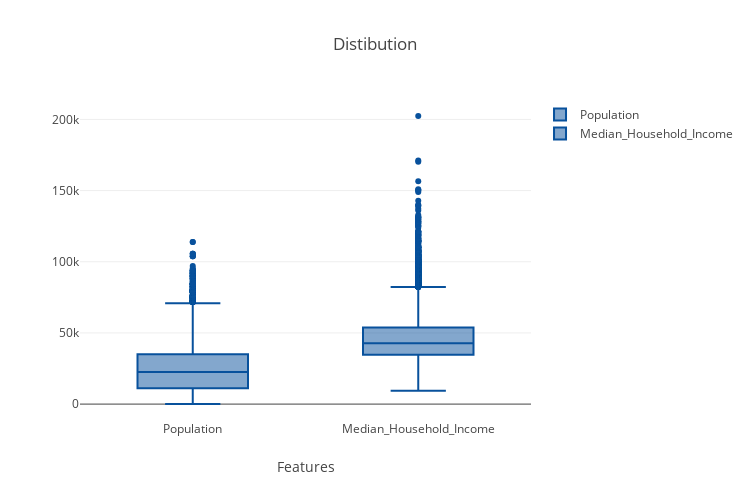

This figure's notebook cell:
### Code cell
# Plotly imports
import plotly.offline as py
py.init_notebook_mode(connected=True)
import plotly.graph_objs as go
import plotly.tools as tls
y0 = df.population
x0 = df.median_household_income

Population = go.Box(
    y=y0,
     name = 'Population',
      marker = dict(
        color = 'rgb(8,81,156)'
    )
)
Median_Household_Income = go.Box(
    y=x0,
    name = 'Median_Household_Income',
      marker = dict(
        color = 'rgb(8,81,156)'
    )
)

layout = go.Layout(
    title='Distibution',
       width=750,
    height=500,
         xaxis=dict(
        title='Features',
          tickmode='linear'),
         yaxis=dict(
        title='')
)

data1 = [Population,Median_Household_Income]
fig = go.Figure(data=data1, layout=layout)
py.iplot(fig)
#py.offline.plot(fig, filename='sentimentPolarity w.r.t Date.html')

### Figure 1 — Plotly figure (JSON) as saved in the notebook; plotly's stock layout.template omitted (floating-point values rounded to 4 significant figures; data arrays with more than 128 entries replaced by an {"elided": "..."} marker saying what was removed)
{"data": [{"marker": {"color": "rgb(8,81,156)"}, "name": "Population", "type": "box", "uid": "6378e04a-ae5d-4e69-8029-d68f7ef923f4", "y": {"elided": "14470 int values"}}, {"marker": {"color": "rgb(8,81,156)"}, "name": "Median_Household_Income", "type": "box", "uid": "6fcd3af8-6bf1-4e89-8864-8ff7433546ec", "y": {"elided": "14470 int values"}}], "layout": {"height": 500, "title": {"text": "Distibution"}, "width": 750, "xaxis": {"tickmode": "linear", "title": {"text": "Features"}}, "yaxis": {"title": {"text": ""}}}}
